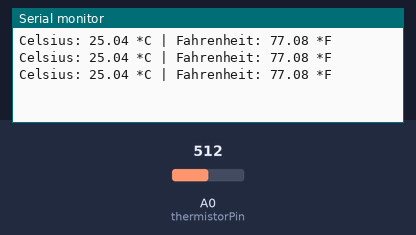
The sketch below on a simulated Arduino Uno, built with avr-gcc and run on an emulated ATmega328P. Shown: the last lines printed to the serial monitor. The test bench sets the inputs (shaded band); at power-on: A0 (thermistorPin) = 512.

Above: at 1.3 s.
1.4 s: A0 (thermistorPin) set to 716
At 1.9 s:
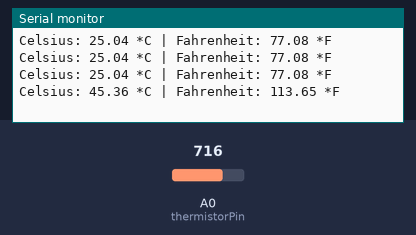
2.9 s: A0 (thermistorPin) set to 900
At 3.4 s:
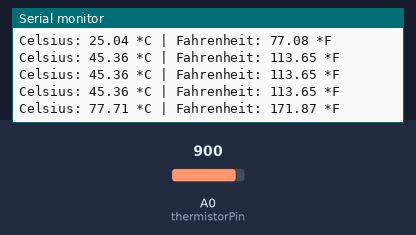
Timing chart, 0 to 5.9 s (numbered marks = the images above; inputs shaded):
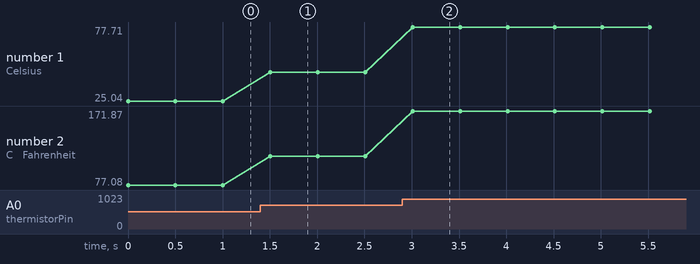

The sketch:

4.5.thermometer.ino
```cpp
// Define constants
const float referenceResistor = 10000;  // the 'other' resistor
const float beta = 3950;                // Beta value (Typical Value)
const float nominalTemperature = 25;    // Nominal temperature for calculating the temperature coefficient
const float nominalResistance = 10000;  // Resistance value at nominal temperature

const int thermistorPin = A0;  // Pin connected to the thermistor

void setup(void) {
  Serial.begin(9600);
}

void loop(void) {
  float adcValue = analogRead(thermistorPin);

  // Convert the reading to resistance
  float voltage = (adcValue / 1023) * 5.0;
  float Rt = referenceResistor * (5.0 - voltage) / voltage;

  // Use the Beta parameter equation to calculate temperature in Kelvin
  float tempK = 1 / (((log(Rt / nominalResistance)) / beta) + (1 / (nominalTemperature + 273.15)));

  // Convert to Celsius
  float tempC = tempK - 273.15;

  // Convert to Fahrenheit
  float tempF = tempC * 1.8 + 32;

  // Print both temperatures
  Serial.print("Celsius: ");
  Serial.print(tempC);
  Serial.print(" *C | Fahrenheit: ");
  Serial.print(tempF);
  Serial.println(" *F");

  delay(500);
}
```

Measured:
- after the input at 1.4 s, the serial monitor: prints a new line after 0.11 s (image 1)
- after the input at 2.9 s, the serial monitor: prints a new line after 0.11 s (image 2)
- plotted number 1: 25.04 → 45.36 after the input at 1.4 s, 45.36 → 77.71 after the input at 2.9 s
- plotted number 2: 77.08 → 113.65 after the input at 1.4 s, 113.65 → 171.87 after the input at 2.9 s
